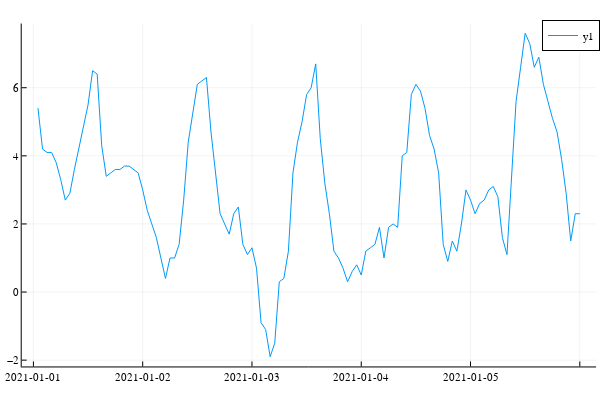

Notebook code cell kept with this figure:
### Code cell
@df data plot(:ts, :value)
